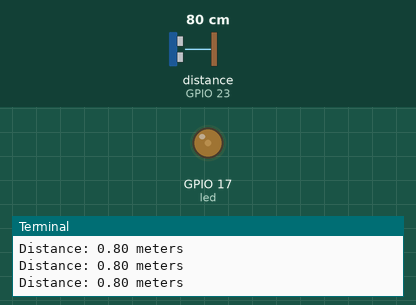
Bench run of a program on a simulated Raspberry Pi (BCM pin numbers). Shown: output pins drawn as LEDs (lit = HIGH), the last lines printed to the terminal. The test bench sets the inputs (shaded band); at power-on: distance to the obstacle (sensor on GPIO 23) 80 cm. The echo pulse lasts 58.3 µs per cm.

Above: at 1.2 s.
1.3 s: distance to the obstacle (sensor on GPIO 23) set to 2 cm
At 2.7 s:
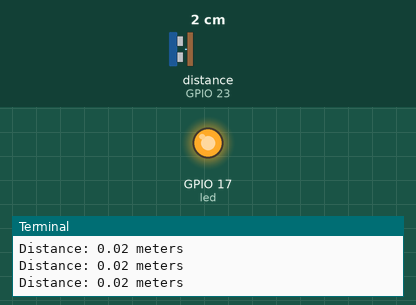
3.0 s: distance to the obstacle (sensor on GPIO 23) set to 35 cm
At 4.4 s:
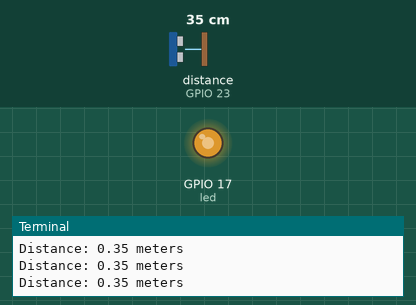
4.7 s: distance to the obstacle (sensor on GPIO 23) set to 60 cm
At 5.9 s:
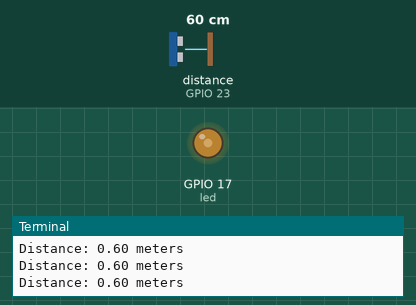
6.4 s: distance to the obstacle (sensor on GPIO 23) set to 120 cm
At 7.4 s:
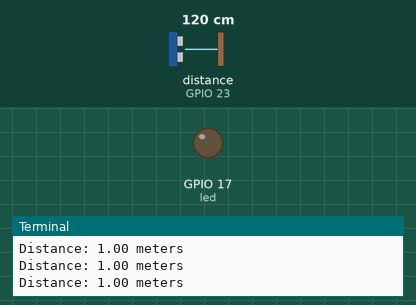
8.1 s: distance to the obstacle (sensor on GPIO 23) set to 4 cm
At 8.9 s:
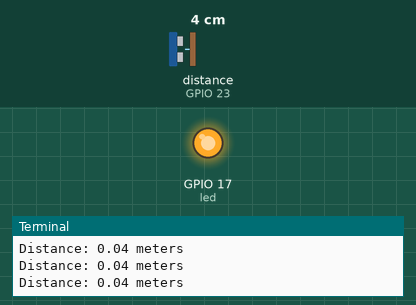
9.9 s: distance to the obstacle (sensor on GPIO 23) set to 250 cm
At 11.6 s:
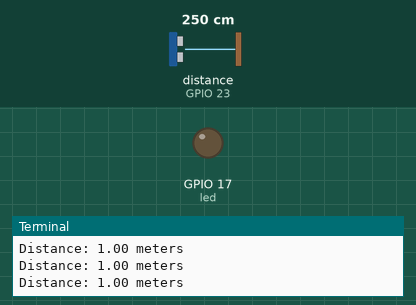
Timing chart, 0 to 12.7 s (numbered marks = the images above; inputs shaded):
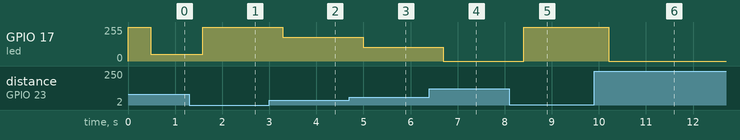

Measured:
- after the input at 1.3 s, GPIO 17 (led): 51/255 → 255/255 after 0.28 s
- after the input at 3.0 s, GPIO 17 (led): 255/255 → 179/255 after 0.29 s
- after the input at 4.7 s, GPIO 17 (led): 179/255 → 102/255 after 0.29 s
- after the input at 6.4 s, GPIO 17 (led): 102/255 → 0/255 after 0.30 s
- after the input at 8.1 s, GPIO 17 (led): 0/255 → 255/255 after 0.31 s
- after the input at 9.9 s, GPIO 17 (led): 255/255 → 0/255 after 0.31 s

The program:

task7.3D.py
```python
#SIT 210 Task 7.3D
#By-Ekamjot Singh,2210994782

from time import sleep
from gpiozero import DistanceSensor, PWMLED

# Create a PWM LED on GPIO pin 17
led = PWMLED(17)

# Create a distance sensor with echo on GPIO pin 23 and trigger on GPIO pin 24
distance_sensor = DistanceSensor(echo=23, trigger=24)

# Main function to control the LED brightness based on distance
def main():
    # Turn on the LED initially
    led.on()

    while True:
        # Get the distance from the sensor
        distance = distance_sensor.value
        print(f'Distance: {distance:1.2f} meters')

        # Calculate the duty cycle for LED brightness
        brightness = round(1.0 - distance, 1)

        # Ensure the brightness is not below 0
        if brightness < 0:
            brightness = 0.0

        # Set the LED brightness
        led.value = brightness

        # Sleep for a short duration
        sleep(0.1)

    # Clean up and close the sensor (not reached in this example)

# Call the main function directly
main()
```
